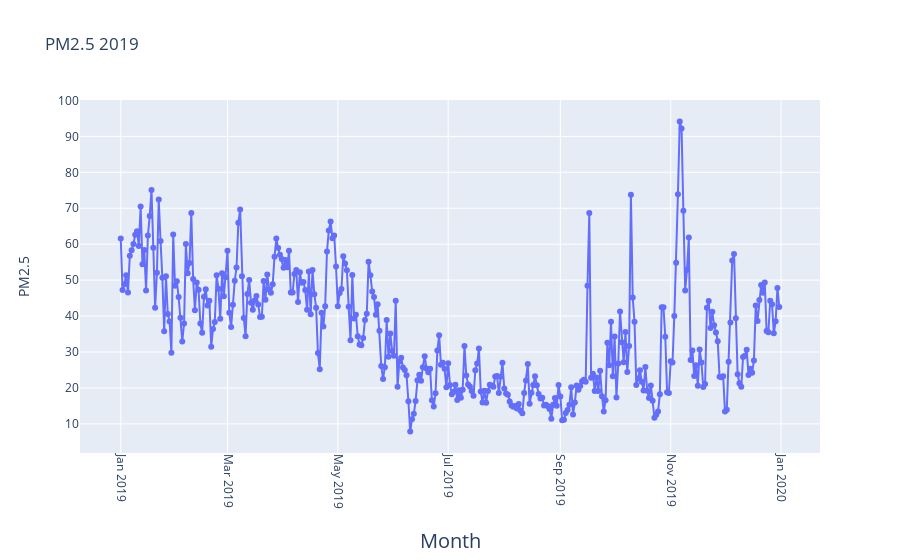

Write notebook code for a chart like this one.
### Code cell
#2019
fig = go.Figure(go.Scatter(
    mode = "lines+markers",
    y = aqi_level_19.iloc[:,2],
    x = aqi_level_19.iloc[:,1]))
fig.update_xaxes(
        tickangle = 90,
        title_text = "Month",
        title_font = {"size": 20},
        title_standoff = 25)

fig.update_yaxes(
        title_text = "PM2.5",
        title_standoff = 25)
fig.update_layout(title_text="PM2.5 2019")

fig.show()

### Figure 1 — Plotly figure (JSON) as saved in the notebook; plotly's stock layout.template omitted (floating-point values rounded to 4 significant figures; data arrays with more than 128 entries replaced by an {"elided": "..."} marker saying what was removed)
{"data": [{"mode": "lines+markers", "type": "scatter", "x": {"elided": "365 str values"}, "y": {"elided": "365 float values"}}], "layout": {"title": {"text": "PM2.5 2019"}, "xaxis": {"tickangle": 90, "title": {"font": {"size": 20}, "standoff": 25, "text": "Month"}}, "yaxis": {"title": {"standoff": 25, "text": "PM2.5"}}}}
